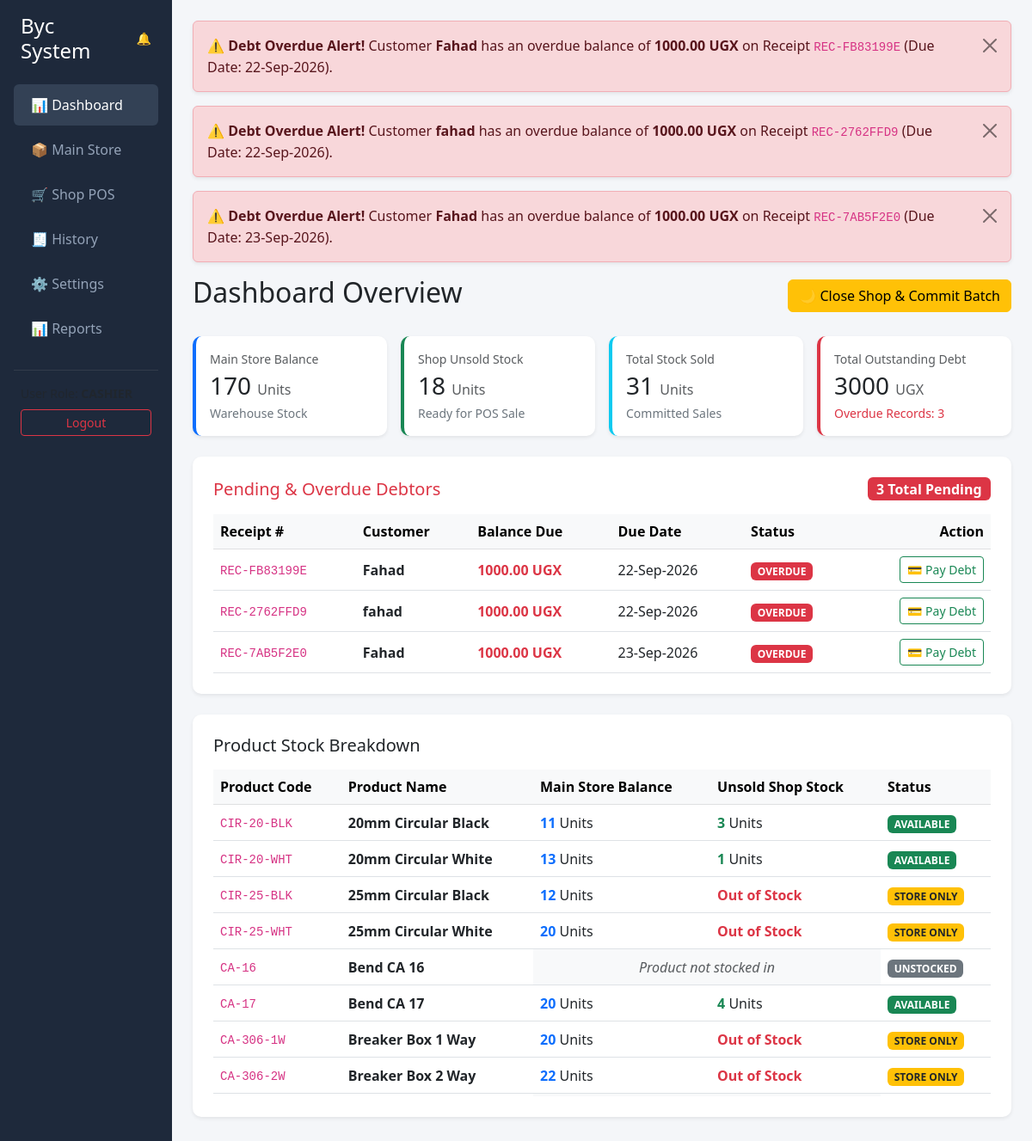
/ (signed in), run on an earlier commit of the app's database.
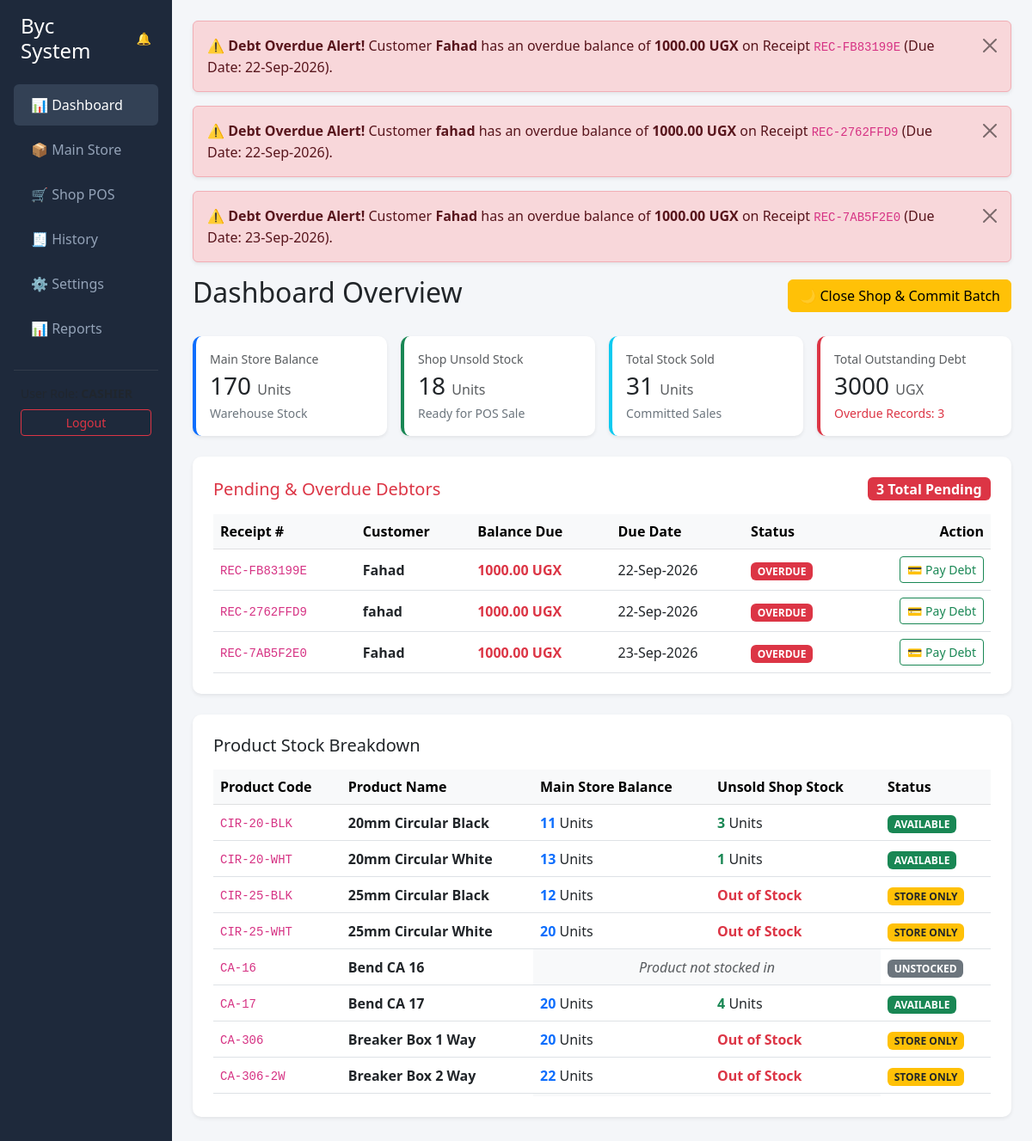
And on a later commit of the database.
### core/models.py (models this page shows, shortened)
class Product(models.Model):
    product_code = models.CharField(max_length=50, unique=True)
    product_name = models.CharField(max_length=150)
    category = models.CharField(max_length=100, blank=True, null=True)
    min_stock_level = models.PositiveIntegerField(default=10)
    default_unit_price = models.DecimalField(max_digits=12, decimal_places=2, default=0.00)
    created_at = models.DateTimeField(auto_now_add=True)
    @property
    def main_store_stock(self):
        total_in = self.stockin_set.aggregate(total=models.Sum('quantity'))['total'] or 0
        total_out = self.stockout_set.aggregate(total=models.Sum('quantity'))['total'] or 0
        return total_in - total_out
    @property
    def shop_stock(self):
        total_transferred = self.stockout_set.aggregate(total=models.Sum('quantity'))['total'] or 0
        total_sold = SaleItem.objects.filter(
            product=self,
            sale__is_refunded=False
        ).aggregate(total=models.Sum('quantity'))['total'] or 0
        return total_transferred - total_sold

### core/views.py (the view)
# urls.py: path('', views.dashboard_view, name='dashboard'),
@login_required
def dashboard_view(request):
    products = Product.objects.all().order_by('product_name')
    total_main_store_stock = sum(p.main_store_stock for p in products)
    total_shop_stock = sum(p.shop_stock for p in products)
    total_sales_amount = Sale.objects.filter(is_refunded=False).aggregate(total=Sum('amount_paid'))['total'] or Decimal('0.00')
    total_stock_sold = SaleItem.objects.filter(sale__is_refunded=False).aggregate(total=Sum('quantity'))['total'] or 0
    pending_sales = Sale.objects.filter(balance_due__gt=0, is_refunded=False).order_by('due_date')
    total_pending_credit = pending_sales.aggregate(total=Sum('balance_due'))['total'] or Decimal('0.00')
    overdue_count = pending_sales.filter(due_date__lt=timezone.now().date()).count()
    context = {
        'products': products,
        'total_main_store_stock': total_main_store_stock,
        'total_shop_stock': total_shop_stock,
        'total_sales_amount': total_sales_amount,
        'total_stock_sold': total_stock_sold,
        'total_pending_credit': total_pending_credit,
        'overdue_count': overdue_count,
        'pending_sales': pending_sales[:10],
    }
    return render(request, 'core/dashboard.html', context)

### core/models.py (called while the page is built)
    @property
    def is_cashier(self):
        return self.is_superuser or self.role in ['shop', 'admin']

    @property
    def is_overdue(self):
        if self.payment_status == 'PENDING' and self.due_date and not self.is_refunded:
            return date.today() >= self.due_date
        return False

### core/templates/core/dashboard.html (shortened to what the changed rows need)
{% extends 'core/base.html' %}
{% block content %}
<div class="d-flex justify-content-between align-items-center mb-4">
    <h2>Dashboard Overview</h2>
</div>
<div class="card card-kpi bg-white p-4 shadow-sm mb-4">
    <div class="table-responsive" style="max-height: 320px; overflow-y: auto;">
        <table class="table table-hover align-middle mb-0">
            <thead class="table-light" style="position: sticky; top: 0; z-index: 1;">
                <tr>
                    <th class="bg-light">Receipt #</th>
                    <th class="bg-light">Customer</th>
                    <th class="bg-light">Balance Due</th>
                    <th class="bg-light">Due Date</th>
                    <th class="bg-light">Status</th>
                    <th class="bg-light text-end">Action</th>
                </tr>
            </thead>
        </table>
    </div>
</div>
<div class="card card-kpi bg-white p-4 shadow-sm mb-4">
    <div class="table-responsive" style="max-height: 380px; overflow-y: auto;">
        <table class="table table-hover align-middle mb-0">
            <thead class="table-light" style="position: sticky; top: 0; z-index: 1;">
                <tr>
                    <th class="bg-light">Product Code</th>
                    <th class="bg-light">Product Name</th>
                    <th class="bg-light">Main Store Balance</th>
                    <th class="bg-light">Unsold Shop Stock</th>
                    <th class="bg-light">Status</th>
                </tr>
            </thead>
            <tbody id="product-stock-tbody">
                {% for product in products %}
                <tr id="product-row-{{ product.id }}">
                    <td><code>{{ product.product_code|default:"N/A" }}</code></td>
                    <td><strong>{{ product.product_name }}</strong></td>
                    {% if product.main_store_stock == 0 and product.shop_stock == 0 %}
                        <td colspan="2" class="text-center text-muted fst-italic bg-light">Product not stocked in</td>
                        <td><span class="badge bg-secondary">UNSTOCKED</span></td>
                    {% else %}
                        <td>
                            {% if product.main_store_stock > 0 %}
                                <span class="fw-bold text-primary">{{ product.main_store_stock }}</span> Units
                            {% else %}
                                <span class="text-muted">0 Units</span>
                            {% endif %}
                        </td>
                        <td>
                            {% if product.shop_stock > 0 %}
                                <span class="fw-bold text-success">{{ product.shop_stock }}</span> Units
                            {% else %}
                                <span class="text-danger fw-bold">Out of Stock</span>
                            {% endif %}
                        </td>
                        <td>
                            {% if product.shop_stock > 0 %}
                                <span class="badge bg-success">AVAILABLE</span>
                            {% elif product.main_store_stock > 0 %}
                                <span class="badge bg-warning text-dark">STORE ONLY</span>
                            {% else %}
                                <span class="badge bg-danger">OUT OF STOCK</span>
                            {% endif %}
                        </td>
                    {% endif %}
                </tr>
                {% empty %}
                <tr>
                    <td colspan="5" class="text-center text-muted py-3">No products registered in system yet.</td>
                </tr>
                {% endfor %}
            </tbody>
        </table>
    </div>
</div>
{% endblock %}

What changed in the data, as far as the page shows it:
changed Product "Breaker Box 1 Way": product_code "CA-306-1W" → "CA-306"
